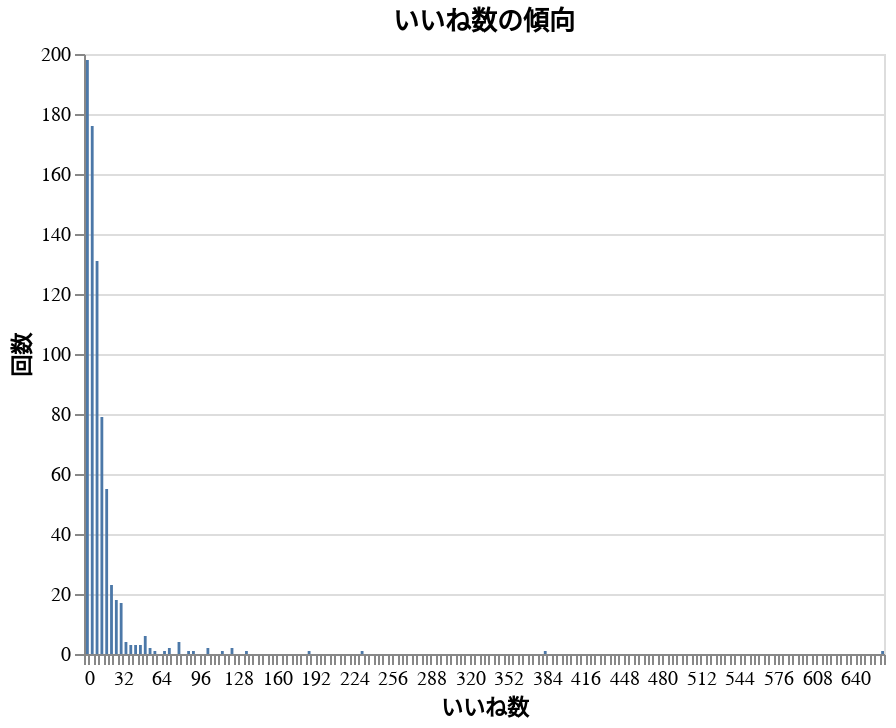

This figure's notebook cell:
### Code cell
alt.Chart(df, title='いいね数の傾向').mark_bar().encode(
    alt.X('いいね', bin=alt.Bin(extent=[0,df['いいね'].max()], step=4), title='いいね数'),
    alt.Y('count()', title='回数'),
    tooltip=['count()']

)

### Figure 1 — Vega-Lite specification as saved in the notebook (floating-point values rounded to 4 significant figures; data arrays with more than 128 entries replaced by an {"elided": "..."} marker saying what was removed)
{"config": {"view": {"continuousWidth": 400, "continuousHeight": 300}}, "data": {"name": "data-f326ee3d2ad851266b621e580e2d18db"}, "mark": "bar", "encoding": {"tooltip": [{"aggregate": "count", "type": "quantitative"}], "x": {"bin": {"extent": [0, 662.0], "step": 4}, "field": "いいね", "title": "いいね数", "type": "quantitative"}, "y": {"aggregate": "count", "title": "回数", "type": "quantitative"}}, "title": "いいね数の傾向", "$schema": "https://vega.github.io/schema/vega-lite/v4.17.0.json", "datasets": {"data-f326ee3d2ad851266b621e580e2d18db": {"elided": "738 records"}}}
